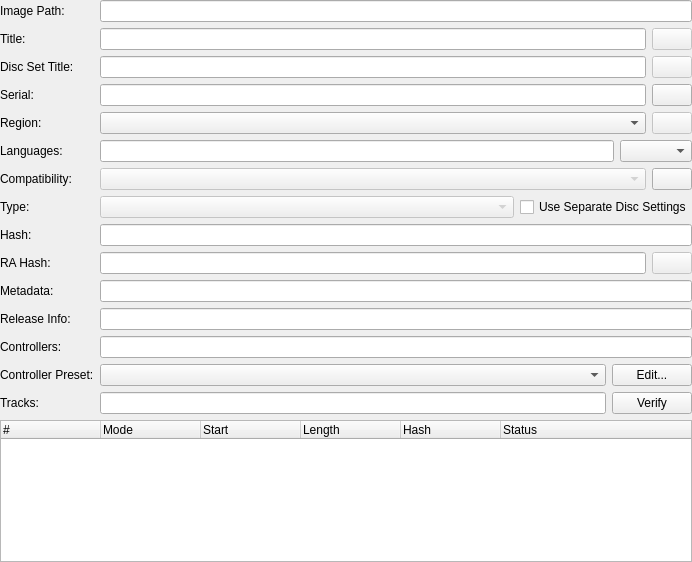
<?xml version="1.0" encoding="UTF-8"?>
<ui version="4.0">
 <class>GameSummaryWidget</class>
 <widget class="QWidget" name="GameSummaryWidget">
  <property name="geometry">
   <rect>
    <x>0</x>
    <y>0</y>
    <width>692</width>
    <height>562</height>
   </rect>
  </property>
  <layout class="QGridLayout" name="mainLayout">
   <property name="leftMargin">
    <number>0</number>
   </property>
   <property name="topMargin">
    <number>0</number>
   </property>
   <property name="rightMargin">
    <number>0</number>
   </property>
   <property name="bottomMargin">
    <number>0</number>
   </property>
   <item row="0" column="0">
    <widget class="QLabel" name="label_4">
     <property name="text">
      <string>Image Path:</string>
     </property>
    </widget>
   </item>
   <item row="0" column="1" colspan="2">
    <widget class="QLineEdit" name="path">
     <property name="readOnly">
      <bool>true</bool>
     </property>
    </widget>
   </item>
   <item row="1" column="0">
    <widget class="QLabel" name="label_2">
     <property name="text">
      <string>Title:</string>
     </property>
    </widget>
   </item>
   <item row="1" column="1">
    <widget class="QLineEdit" name="title"/>
   </item>
   <item row="1" column="2">
    <widget class="QPushButton" name="restoreTitle">
     <property name="enabled">
      <bool>false</bool>
     </property>
     <property name="toolTip">
      <string>Restore Title</string>
     </property>
     <property name="icon">
      <iconset resource="resources/duckstation-qt.qrc">
       <normaloff>:/icons/monochrome/svg/delete-back-2-line.svg</normaloff>:/icons/monochrome/svg/delete-back-2-line.svg</iconset>
     </property>
    </widget>
   </item>
   <item row="2" column="0">
    <widget class="QLabel" name="discSetTitleLabel">
     <property name="text">
      <string>Disc Set Title:</string>
     </property>
    </widget>
   </item>
   <item row="2" column="1">
    <widget class="QLineEdit" name="discSetTitle"/>
   </item>
   <item row="2" column="2">
    <widget class="QPushButton" name="restoreDiscSetTitle">
     <property name="enabled">
      <bool>false</bool>
     </property>
     <property name="toolTip">
      <string>Restore Disc Set Title</string>
     </property>
     <property name="icon">
      <iconset resource="resources/duckstation-qt.qrc">
       <normaloff>:/icons/monochrome/svg/delete-back-2-line.svg</normaloff>:/icons/monochrome/svg/delete-back-2-line.svg</iconset>
     </property>
    </widget>
   </item>
   <item row="3" column="0">
    <widget class="QLabel" name="label">
     <property name="text">
      <string>Serial:</string>
     </property>
    </widget>
   </item>
   <item row="3" column="1">
    <widget class="QLineEdit" name="serial">
     <property name="readOnly">
      <bool>true</bool>
     </property>
    </widget>
   </item>
   <item row="3" column="2">
    <widget class="QPushButton" name="changeSerial">
     <property name="toolTip">
      <string>Change Serial</string>
     </property>
     <property name="icon">
      <iconset resource="resources/duckstation-qt.qrc">
       <normaloff>:/icons/monochrome/svg/edit-box-line.svg</normaloff>:/icons/monochrome/svg/edit-box-line.svg</iconset>
     </property>
    </widget>
   </item>
   <item row="4" column="0">
    <widget class="QLabel" name="label_3">
     <property name="text">
      <string>Region:</string>
     </property>
    </widget>
   </item>
   <item row="4" column="1">
    <widget class="QComboBox" name="region">
     <property name="sizePolicy">
      <sizepolicy hsizetype="Expanding" vsizetype="Fixed">
       <horstretch>0</horstretch>
       <verstretch>0</verstretch>
      </sizepolicy>
     </property>
    </widget>
   </item>
   <item row="4" column="2">
    <widget class="QPushButton" name="restoreRegion">
     <property name="enabled">
      <bool>false</bool>
     </property>
     <property name="toolTip">
      <string>Restore Region</string>
     </property>
     <property name="icon">
      <iconset resource="resources/duckstation-qt.qrc">
       <normaloff>:/icons/monochrome/svg/delete-back-2-line.svg</normaloff>:/icons/monochrome/svg/delete-back-2-line.svg</iconset>
     </property>
    </widget>
   </item>
   <item row="5" column="0">
    <widget class="QLabel" name="label_5">
     <property name="text">
      <string>Languages:</string>
     </property>
    </widget>
   </item>
   <item row="5" column="1" colspan="2">
    <layout class="QHBoxLayout" name="horizontalLayout_3" stretch="1,0">
     <item>
      <widget class="QLineEdit" name="languages">
       <property name="readOnly">
        <bool>true</bool>
       </property>
      </widget>
     </item>
     <item>
      <widget class="QComboBox" name="customLanguage"/>
     </item>
    </layout>
   </item>
   <item row="6" column="0">
    <widget class="QLabel" name="label_7">
     <property name="text">
      <string>Compatibility:</string>
     </property>
    </widget>
   </item>
   <item row="6" column="1">
    <widget class="QComboBox" name="compatibility">
     <property name="enabled">
      <bool>false</bool>
     </property>
    </widget>
   </item>
   <item row="6" column="2">
    <widget class="QPushButton" name="compatibilityComments">
     <property name="icon">
      <iconset resource="resources/duckstation-qt.qrc">
       <normaloff>:/icons/monochrome/svg/information-line.svg</normaloff>:/icons/monochrome/svg/information-line.svg</iconset>
     </property>
    </widget>
   </item>
   <item row="7" column="0">
    <widget class="QLabel" name="label_10">
     <property name="text">
      <string>Type:</string>
     </property>
    </widget>
   </item>
   <item row="7" column="1" colspan="2">
    <layout class="QHBoxLayout" name="horizontalLayout_4" stretch="1,0">
     <item>
      <widget class="QComboBox" name="entryType">
       <property name="enabled">
        <bool>false</bool>
       </property>
      </widget>
     </item>
     <item>
      <widget class="QCheckBox" name="separateDiscSettings">
       <property name="toolTip">
        <string>Uses separate game settings for each disc of multi-disc games. Can only be set on the first/main disc.</string>
       </property>
       <property name="text">
        <string>Use Separate Disc Settings</string>
       </property>
      </widget>
     </item>
    </layout>
   </item>
   <item row="8" column="0">
    <widget class="QLabel" name="hashesLabel">
     <property name="text">
      <string>Hash:</string>
     </property>
    </widget>
   </item>
   <item row="8" column="1" colspan="2">
    <widget class="QLineEdit" name="hashes">
     <property name="readOnly">
      <bool>true</bool>
     </property>
    </widget>
   </item>
   <item row="9" column="0">
    <widget class="QLabel" name="achievementsHashLabel">
     <property name="text">
      <string>RA Hash:</string>
     </property>
    </widget>
   </item>
   <item row="9" column="1">
    <widget class="QLineEdit" name="achievementsHash"/>
   </item>
   <item row="9" column="2">
    <widget class="QPushButton" name="restoreAchievementsHash">
     <property name="enabled">
      <bool>false</bool>
     </property>
     <property name="toolTip">
      <string>Restore RA Hash</string>
     </property>
     <property name="icon">
      <iconset theme="restart-line"/>
     </property>
    </widget>
   </item>
   <item row="10" column="0">
    <widget class="QLabel" name="label_11">
     <property name="text">
      <string>Metadata:</string>
     </property>
    </widget>
   </item>
   <item row="10" column="1" colspan="2">
    <widget class="QLineEdit" name="metadata">
     <property name="readOnly">
      <bool>true</bool>
     </property>
    </widget>
   </item>
   <item row="11" column="0">
    <widget class="QLabel" name="label_14">
     <property name="text">
      <string>Release Info:</string>
     </property>
    </widget>
   </item>
   <item row="11" column="1" colspan="2">
    <widget class="QLineEdit" name="releaseInfo">
     <property name="readOnly">
      <bool>true</bool>
     </property>
    </widget>
   </item>
   <item row="12" column="0">
    <widget class="QLabel" name="label_15">
     <property name="text">
      <string>Controllers:</string>
     </property>
    </widget>
   </item>
   <item row="12" column="1" colspan="2">
    <widget class="QLineEdit" name="controllers">
     <property name="readOnly">
      <bool>true</bool>
     </property>
    </widget>
   </item>
   <item row="13" column="0">
    <widget class="QLabel" name="label_9">
     <property name="text">
      <string>Controller Preset:</string>
     </property>
    </widget>
   </item>
   <item row="13" column="1" colspan="2">
    <layout class="QHBoxLayout" name="horizontalLayout_2" stretch="1,0">
     <item>
      <widget class="QComboBox" name="inputProfile"/>
     </item>
     <item>
      <widget class="QPushButton" name="editInputProfile">
       <property name="text">
        <string>Edit...</string>
       </property>
       <property name="icon">
        <iconset resource="resources/duckstation-qt.qrc">
         <normaloff>:/icons/monochrome/svg/edit-box-line.svg</normaloff>:/icons/monochrome/svg/edit-box-line.svg</iconset>
       </property>
      </widget>
     </item>
    </layout>
   </item>
   <item row="14" column="0">
    <widget class="QLabel" name="label_8">
     <property name="text">
      <string>Tracks:</string>
     </property>
    </widget>
   </item>
   <item row="14" column="1" colspan="2">
    <layout class="QHBoxLayout" name="verifyLayout" stretch="1,0">
     <item>
      <widget class="QLineEdit" name="revision">
       <property name="readOnly">
        <bool>true</bool>
       </property>
      </widget>
     </item>
     <item>
      <widget class="QPushButton" name="computeHashes">
       <property name="text">
        <string>Verify</string>
       </property>
       <property name="icon">
        <iconset resource="resources/duckstation-qt.qrc">
         <normaloff>:/icons/monochrome/svg/file-check-line.svg</normaloff>:/icons/monochrome/svg/file-check-line.svg</iconset>
       </property>
      </widget>
     </item>
    </layout>
   </item>
   <item row="15" column="0" colspan="3">
    <widget class="QTreeWidget" name="tracks">
     <property name="editTriggers">
      <set>QAbstractItemView::EditTrigger::NoEditTriggers</set>
     </property>
     <property name="alternatingRowColors">
      <bool>true</bool>
     </property>
     <property name="rootIsDecorated">
      <bool>false</bool>
     </property>
     <property name="uniformRowHeights">
      <bool>true</bool>
     </property>
     <column>
      <property name="text">
       <string>#</string>
      </property>
     </column>
     <column>
      <property name="text">
       <string>Mode</string>
      </property>
     </column>
     <column>
      <property name="text">
       <string>Start</string>
      </property>
     </column>
     <column>
      <property name="text">
       <string>Length</string>
      </property>
     </column>
     <column>
      <property name="text">
       <string>Hash</string>
      </property>
     </column>
     <column>
      <property name="text">
       <string>Status</string>
      </property>
     </column>
    </widget>
   </item>
   <item row="16" column="0" colspan="3">
    <spacer name="verticalSpacer">
     <property name="orientation">
      <enum>Qt::Orientation::Vertical</enum>
     </property>
     <property name="sizeHint" stdset="0">
      <size>
       <width>0</width>
       <height>0</height>
      </size>
     </property>
    </spacer>
   </item>
  </layout>
 </widget>
 <resources>
  <include location="resources/duckstation-qt.qrc"/>
 </resources>
 <connections/>
</ui>
